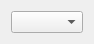
<?xml version="1.0" encoding="UTF-8"?>
<ui version="4.0">
 <class>MidiOutBlockEditor</class>
 <widget class="QWidget" name="MidiOutBlockEditor">
  <property name="geometry">
   <rect>
    <x>0</x>
    <y>0</y>
    <width>87</width>
    <height>38</height>
   </rect>
  </property>
  <property name="windowTitle">
   <string>MidiOutBlockEditor</string>
  </property>
  <layout class="QVBoxLayout" name="verticalLayout">
   <item>
    <widget class="QComboBox" name="cb_portSelect"/>
   </item>
  </layout>
 </widget>
 <resources/>
 <connections/>
</ui>
